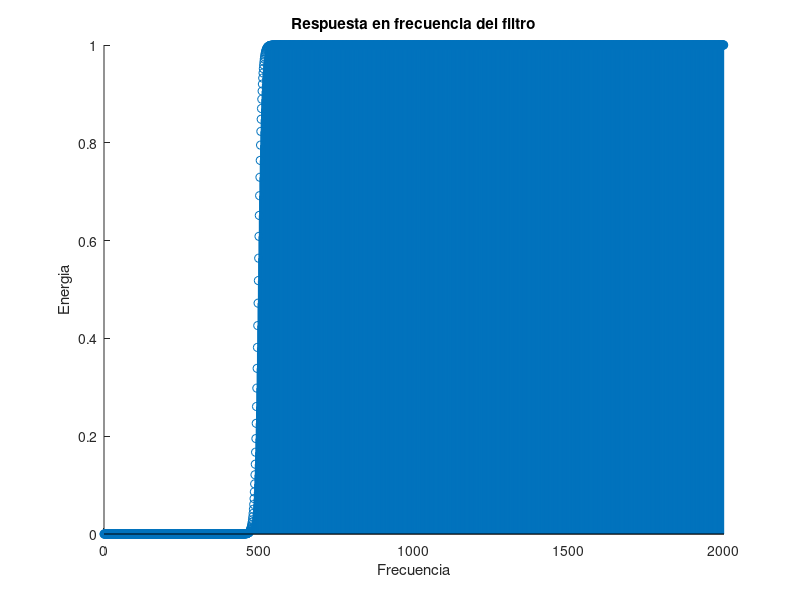

MATLAB code for this plot:
%Diseño de un filtro de Butterworth pasa altos de frecuencia de corte de 500hz

%Definicion de parametros:
frec_corte = 500;   %frecuencia de corte pretendida
tolerancia = 50;    %tolerancia en hertz para las frecuencias de paso y rechazo
frec_paso = frec_corte + tolerancia; 
frec_rechazo = frec_corte - tolerancia;
epsilon = 0.01;     %parametro de tolerancia pasabanda
lambda = 100;       % parametro de tolerancia rechazabanda

%parametros por simplicidad
A = lambda/epsilon;
K0 = frec_paso/frec_rechazo;
%estimacion del orden:
N = ceil(abs(log(A)/log(1/K0)));

%frecuencia de las señales a procesar
frec_muestreo = 2000;
%Genera un vector de frecuencias hasta fm
fvector = 0:1:frec_muestreo-1;

%calculo de la energia segun formula de butterworth
energia_filtro = 1./(1 + (epsilon^2*(fvector./frec_paso).^(2*N)));

%como es un pasa altos, se debe hacer una transformacion de frecuencia
energia_filtro = 1./(1 + (epsilon^2*(frec_paso./fvector).^(2*N)));

%calculo de la escala de la grafica de frecuencias
M = length(fvector);
delta_escala = frec_muestreo/M;
escala = 0:delta_escala:frec_muestreo*delta_escala - delta_escala;

hold on;
%Dibuja
title("Respuesta en frecuencia del filtro");
stem(escala,energia_filtro);
xlabel("Frecuencia");
ylabel("Energia");

pause;
